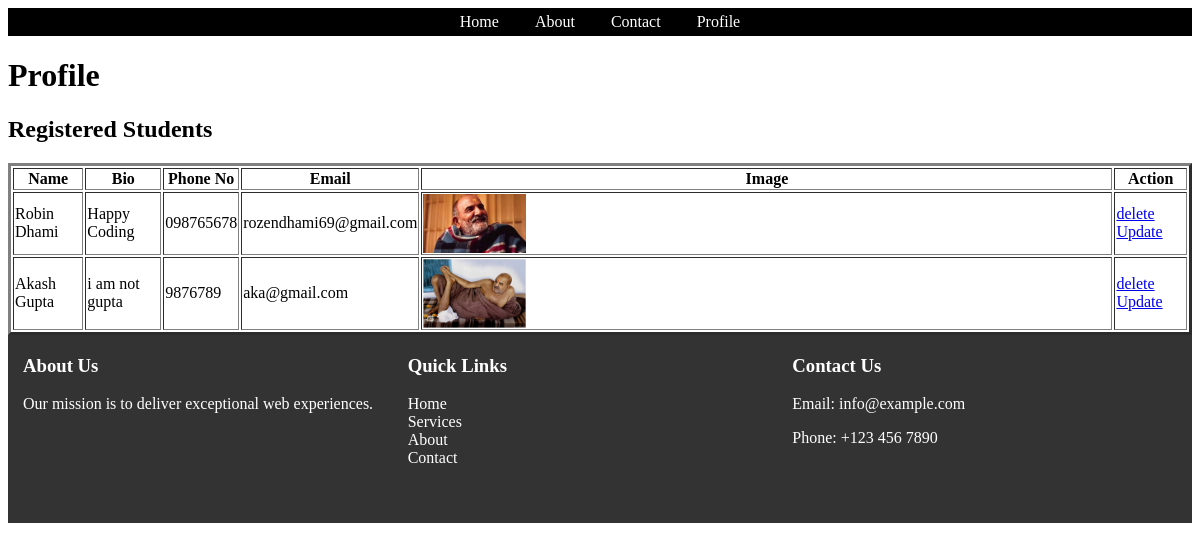
Before: /profile/ with the older database file.
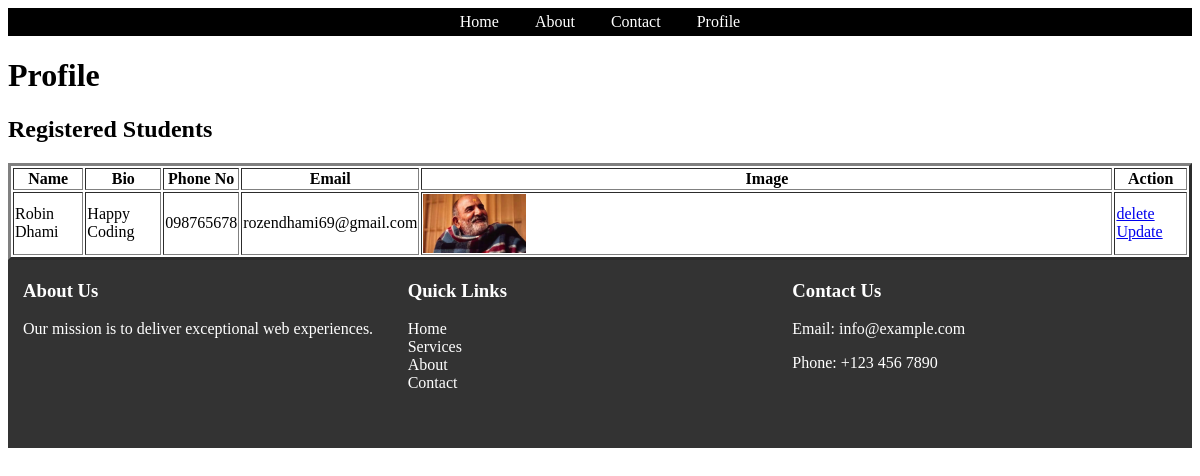
After: the same page with the newer database file.
### home/models.py (models this page shows)
class Student(models.Model):
    User= models.ForeignKey(User,on_delete=models.SET_NULL,null=True,blank=True) #This is used to authenticate user
    name=models.CharField(max_length=100)
    image= models.ImageField(upload_to="stud")
    email=models.EmailField(unique=True,default="")
    bio= models.TextField(blank=True)
    phone= models.CharField(max_length=20, null=True, blank=True)

### home/views.py (the view)
# urls.py: path('profile/',profile,name='profile'),
def profile(request):
    queryset = Student.objects.all()
    print(queryset)
    context = {"students": queryset}
    print("context",context)
    return render(request, 'profile.html',context)

### home/Templates/profile.html (shortened to what this page needs)
{% extends 'base.html' %}
{% block start %}
<h1>Profile</h1>
<h2>Registered Students</h2>
<table border="3" class="  bg-red-500 " >
    <thead>
        <tr >
            <th>Name</th>
            <th>Bio</th>
            <th>Phone No</th>
            <th>Email</th>
            <th>Image</th>
            <th> Action</th>
        </tr>
    </thead>
    <tbody>
        {% for student in students %}
            <tr>
                <td>{{ student.name }}</td>
                <td>{{ student.bio }}</td>
                <td>{{ student.phone }}</td>
                <td>{{ student.email }}</td>
                <td > <img src="/media/{{ student.image}}" alt="Profile" srcset="" style=" width: 15%;"> </td>
                <td>
                    <a href="/delete-student/{{ student.id}}"> delete</a>
                    <a href="/update-student/{{student.id}}">Update</a>
                </td>
            </tr>
        {% endfor %}
    </tbody>
</table>
{% endblock %}

Changed rows visible on the page:
removed Student: name "Akash Gupta", bio "i am not gupta", phone "9876789", email "aka@gmail.com", image (picture)
